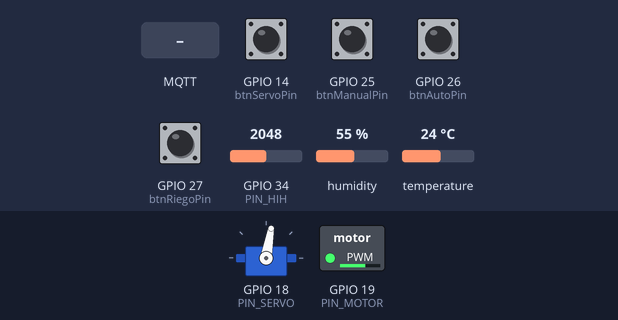
Recording of a program running on a simulated ESP32. On the bench: servo, switched loads named in the program (green lamp = pin HIGH). Wiring (inferred from the names in the program): servo: signal GPIO 18. The inputs (shaded band) are chosen by the test bench; at power-on: GPIO 14 (btnServoPin), GPIO 25 (btnManualPin), GPIO 26 (btnAutoPin), GPIO 27 (btnRiegoPin) HIGH, temperature 24 °C, GPIO 34 (PIN_HIH) = 2048, humidity 55 %. WiFi joins after 1.5 s; servers stay silent unless stated; no MQTT or app messages arrive unless stated; servo pulses on a pin are drawn as a servo (544–2400 µs = 0–180°); pins used as bus, display or sensor lines are not drawn; what the program prints to the serial monitor is not drawn.

Above: at 2.7 s.
2.8 s: temperature set to 41 °C
At 7.2 s:
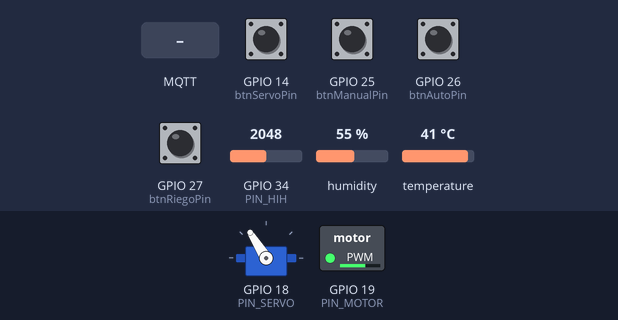
7.5 s: GPIO 25 (btnManualPin) pulled LOW for 0.15 s
At 9.1 s:
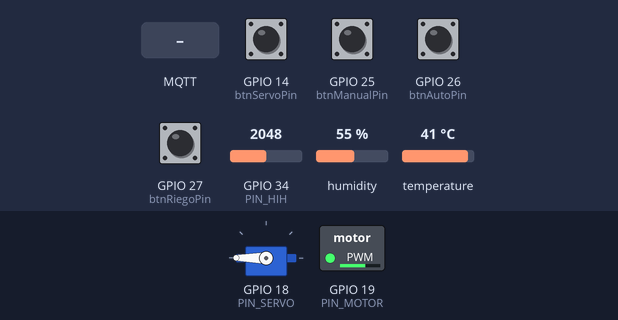
11.5 s: MQTT message "AUTO" arrives on the first subscribed topic
At 16.1 s:
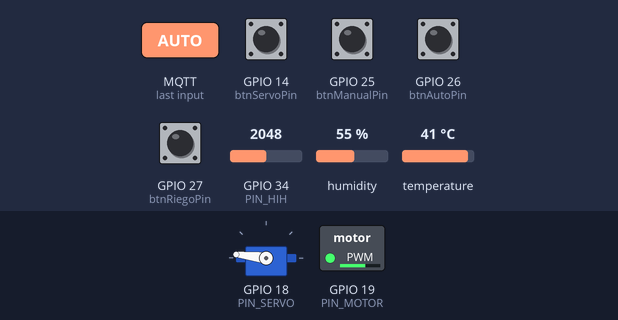
16.5 s: GPIO 34 (PIN_HIH) set to 2866
At 19.2 s:
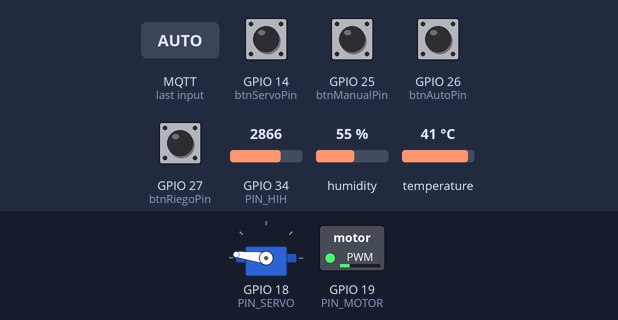
19.5 s: temperature set to 36 °C
23.2 s: temperature set to 33 °C
Timing chart, 0 to 47.5 s (numbered marks = the images above; inputs shaded):
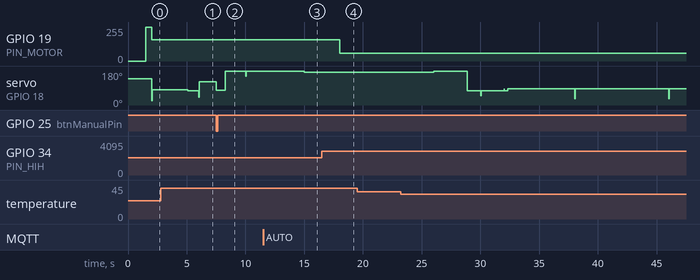

Measured:
- after the input at 7.5 s, servo on GPIO 18 (PIN_SERVO): 122° → 77° at once, → 180° 0.77 s later
- after the input at 11.5 s, servo on GPIO 18 (PIN_SERVO): 180° → 173° after 3.5 s
- after the input at 16.5 s, GPIO 19 (PIN_MOTOR): 160/255 → 60/255 after 1.5 s

The program:

main.cpp
```cpp
#include <Arduino.h>
#include <esp_task_wdt.h>

#include "Sensores.h"
#include "MotorPrincipal.h"
#include "ServoTapa.h"
#include "ComunicacionIoT.h"

// =====================================================
// VARIABLES MQTT
// =====================================================
String ultimoComandoTapa = "";
String ultimoComandoBomba = "";
String ultimoComandoModo = "";

// =====================================================
// BOTONES
// =====================================================
const int btnServoPin  = 14;
const int btnRiegoPin  = 27;
const int btnAutoPin   = 26;
const int btnManualPin = 25;

// =====================================================
// TIEMPOS
// =====================================================
unsigned long tiempoAnterior = 0;

const unsigned long intervaloLectura = 2000;

unsigned long tiempoAnteriorMQTT = 0;

const unsigned long intervaloMQTT = 3000;

const unsigned long retrasoDebounce = 50;

// =====================================================
// ESTADOS
// =====================================================
bool estadoTapaAbierta = false;

bool estadoBombaActiva = false;

bool ultimoEstadoBtnServo = HIGH;

bool ultimoEstadoBtnRiego = HIGH;

bool ultimoEstadoBtnAuto = HIGH;

bool ultimoEstadoBtnManual = HIGH;

unsigned long tiempoDebounceServo = 0;

unsigned long tiempoDebounceRiego = 0;

unsigned long tiempoDebounceModos = 0;

int velocidadActualMotor = 0;

// =====================================================
// MODOS
// =====================================================
enum Modos {
  MODO_AUTOMATICO,
  MODO_MANUAL
};

Modos modoSistema = MODO_AUTOMATICO;

// =====================================================
// CALLBACK MQTT
// =====================================================
void callbackMQTT(
    char* topic,
    byte* payload,
    unsigned int length
) {

  String mensaje = "";

  for (unsigned int i = 0; i < length; i++) {

    mensaje += (char)payload[i];
  }

  Serial.print("\n[MQTT] ");
  Serial.print(topic);
  Serial.print(" -> ");
  Serial.println(mensaje);

  // =================================================
  // CAMBIO DE MODO
  // =================================================
  if (String(topic) == "agromist/cmd/modo") {

    if (mensaje == ultimoComandoModo)
      return;

    ultimoComandoModo = mensaje;

    if (mensaje == "AUTO") {

      modoSistema = MODO_AUTOMATICO;

      Serial.println("Modo AUTOMÁTICO");
    }
    else if (mensaje == "MANUAL") {

      modoSistema = MODO_MANUAL;

      ultimoEstadoBtnRiego = HIGH;

      Serial.println("Modo MANUAL");
    }
  }

  // SOLO MANUAL
  if (modoSistema != MODO_MANUAL)
    return;

  // =================================================
  // BOMBA
  // =================================================
  if (String(topic) == "agromist/cmd/bomba") {

    if (mensaje == ultimoComandoBomba)
      return;

    ultimoComandoBomba = mensaje;

    if (mensaje == "ON") {

      estadoBombaActiva = true;

      velocidadActualMotor = TIMER_TOP / 2;

      fijarVelocidadMotor(velocidadActualMotor);

      Serial.println("Bomba ON");
    }
    else if (mensaje == "OFF") {

      estadoBombaActiva = false;

      velocidadActualMotor = 0;

      fijarVelocidadMotor(0);

      Serial.println("Bomba OFF");
    }
  }

  // =================================================
  // TAPA
  // =================================================
  if (String(topic) == "agromist/cmd/tapa") {

    if (mensaje == ultimoComandoTapa)
      return;

    ultimoComandoTapa = mensaje;

    if (mensaje == "OPEN") {

      estadoTapaAbierta = true;

      moverTapa(ANGULO_TAPA_ABIERTA);
    }
    else if (mensaje == "CLOSE") {

      estadoTapaAbierta = false;

      moverTapa(ANGULO_TAPA_CERRADA);
    }
  }
}

// =====================================================
// SETUP
// =====================================================
void setup() {

  Serial.begin(115200);

  // WATCHDOG NUEVO ESP32 CORE 3.x
  esp_task_wdt_config_t wdt_config = {
      .timeout_ms = 10000,
      .idle_core_mask = (1 << portNUM_PROCESSORS) - 1,
      .trigger_panic = true
  };

  esp_task_wdt_init(&wdt_config);

  esp_task_wdt_add(NULL);

  inicializarSensores();

  inicializarMotor();

  inicializarServo();

  inicializarIoT(callbackMQTT);

  pinMode(btnServoPin, INPUT_PULLUP);

  pinMode(btnRiegoPin, INPUT_PULLUP);

  pinMode(btnAutoPin, INPUT_PULLUP);

  pinMode(btnManualPin, INPUT_PULLUP);

  moverTapa(ANGULO_TAPA_CERRADA);

  Serial.println("Sistema iniciado");
}

// =====================================================
// LOOP
// =====================================================
void loop() {

  actualizarServo();

  procesarIoT();

  unsigned long tiempoActual = millis();

  // =================================================
  // BOTONES DE MODO
  // =================================================
  int lecturaBtnAuto = digitalRead(btnAutoPin);

  int lecturaBtnManual = digitalRead(btnManualPin);

  if (tiempoActual - tiempoDebounceModos > retrasoDebounce) {

    if (lecturaBtnAuto == LOW &&
        ultimoEstadoBtnAuto == HIGH) {

      modoSistema = MODO_AUTOMATICO;

      Serial.println("Modo AUTOMÁTICO");

      tiempoDebounceModos = tiempoActual;
    }

    if (lecturaBtnManual == LOW &&
        ultimoEstadoBtnManual == HIGH) {

      modoSistema = MODO_MANUAL;

      ultimoEstadoBtnRiego = HIGH;

      Serial.println("Modo MANUAL");

      tiempoDebounceModos = tiempoActual;
    }

    ultimoEstadoBtnAuto = lecturaBtnAuto;

    ultimoEstadoBtnManual = lecturaBtnManual;
  }

  // =================================================
  // ACTUALIZAR SENSORES
  // =================================================
  if (tiempoActual - tiempoAnterior >= intervaloLectura) {

    tiempoAnterior = tiempoActual;

    actualizarSensores();
  }

  float humedad = obtenerHumedad();

  float temperatura = obtenerTemperatura();

  // =================================================
  // MODO AUTOMÁTICO
  // =================================================
  if (modoSistema == MODO_AUTOMATICO) {

    // ---------------- BOMBA ----------------
    if (humedad < 40 && !estadoBombaActiva) {

      estadoBombaActiva = true;
    }
    else if (humedad > 75 && estadoBombaActiva) {

      estadoBombaActiva = false;
    }

    if (estadoBombaActiva) {

      velocidadActualMotor =
          (int)((80.0 - humedad) *
          TIMER_TOP / 40.0);

      velocidadActualMotor =
          constrain(
              velocidadActualMotor,
              0,
              TIMER_TOP
          );
    }
    else {

      velocidadActualMotor = 0;
    }

    fijarVelocidadMotor(velocidadActualMotor);

    // ---------------- TAPA ----------------
    if (temperatura >= 35.0) {

      estadoTapaAbierta = true;

      moverTapa(ANGULO_TAPA_ABIERTA);
    }
    else if (temperatura <= 15.0) {

      estadoTapaAbierta = false;

      moverTapa(ANGULO_TAPA_CERRADA);
    }
    else {

      estadoTapaAbierta =
          controlarTapaAutomatica(
              humedad,
              estadoTapaAbierta
          );
    }
  }

  // =================================================
  // MODO MANUAL
  // =================================================
  else {

    // ---------------- TAPA ----------------
    int lecturaBtnServo =
        digitalRead(btnServoPin);

    if (tiempoActual - tiempoDebounceServo >
        retrasoDebounce) {

      if (lecturaBtnServo == LOW &&
          ultimoEstadoBtnServo == HIGH) {

        estadoTapaAbierta =
            !estadoTapaAbierta;

        moverTapa(
            estadoTapaAbierta
              ? ANGULO_TAPA_ABIERTA
              : ANGULO_TAPA_CERRADA
        );

        tiempoDebounceServo =
            tiempoActual;
      }

      ultimoEstadoBtnServo =
          lecturaBtnServo;
    }

    // ---------------- BOMBA ----------------
    int lecturaBtnRiego =
        digitalRead(btnRiegoPin);

    if (tiempoActual - tiempoDebounceRiego >
        retrasoDebounce) {

      if (lecturaBtnRiego == LOW &&
          ultimoEstadoBtnRiego == HIGH) {

        estadoBombaActiva =
            !estadoBombaActiva;

        if (estadoBombaActiva) {

          velocidadActualMotor =
              TIMER_TOP / 2;
        }
        else {

          velocidadActualMotor = 0;
        }

        fijarVelocidadMotor(
            velocidadActualMotor
        );

        tiempoDebounceRiego =
            tiempoActual;
      }

      ultimoEstadoBtnRiego =
          lecturaBtnRiego;
    }
  }

  // =================================================
  // TELEMETRÍA MQTT
  // =================================================
  if (tiempoActual - tiempoAnteriorMQTT >=
      intervaloMQTT) {

    tiempoAnteriorMQTT = tiempoActual;

    publicarDatos(
        humedad,
        temperatura,
        velocidadActualMotor,
        estadoTapaAbierta,
        (int)modoSistema
    );
  }

  esp_task_wdt_reset();
}
```

ComunicacionIoT.cpp
```cpp
#include "ComunicacionIoT.h"
#include <WiFi.h>
#include <PubSubClient.h>
#include <WiFiClientSecure.h>

// --- CREDENCIALES DE RED Y BROKER (Completa con tus datos de HiveMQ) ---
const char* ssid        = "USTA_Estudiantes";
const char* password    = "#soytomasino";
const char* mqtt_server = "0f28df32393840c09e3e44067bb69677.s1.eu.hivemq.cloud";
const int mqtt_port     = 8883;
const char* mqtt_user   = "userofagromist";
const char* mqtt_pass   = "12345678aA";

WiFiClientSecure espClient;
PubSubClient client(espClient);

unsigned long ultimoIntentoReconexion = 0;
const unsigned long intervaloReconexion = 5000; // Intentar conectar cada 5s sin bloquear

void verificarConexionMQTT() {
  if (client.connected()) return;

  unsigned long tiempoActual = millis();
  if (tiempoActual - ultimoIntentoReconexion >= intervaloReconexion) {
    ultimoIntentoReconexion = tiempoActual;
    Serial.print("Intentando conexión MQTT asíncrona...");

    // Generamos un ID de cliente único basado en la MAC del ESP32
    String clientID = "ESP32_AgroMist_" + String((uint32_t)ESP.getEfuseMac(), HEX);

    if (client.connect(clientID.c_str(), mqtt_user, mqtt_pass)) {
      Serial.println("¡Conectado a HiveMQ Cloud!");
      // Nos suscribimos a los tópicos de control remoto de Node-RED
      client.subscribe("agromist/cmd/modo");
      client.subscribe("agromist/cmd/bomba");
      client.subscribe("agromist/cmd/tapa");
    } else {
      Serial.print("Falló, código de error: ");
      Serial.println(client.state());
    }
  }
}

void inicializarIoT(MqttCallback callback) {
  Serial.println("\nConectando Wi-Fi...");
  WiFi.begin(ssid, password);
  WiFi.setSleep(false);

  // Un pequeño bucle inicial de espera para asegurar el arranque
  int intentos = 0;
  while (WiFi.status() != WL_CONNECTED && intentos < 20) {
    delay(500);
    Serial.print(".");
    intentos++;
  }

  if(WiFi.status() == WL_CONNECTED) {
    Serial.println("\nWi-Fi Conectado con éxito.");
    Serial.print("Dirección IP: "); Serial.println(WiFi.localIP());
  } else {
    Serial.println("\nWi-Fi en segundo plano (reconectando de forma asíncrona)...");
  }

  // Configuración de Seguridad TLS Obligatoria para HiveMQ Cloud
  espClient.setInsecure();

  client.setServer(mqtt_server, mqtt_port);
  client.setCallback(callback);
}

void procesarIoT() {
  // Si el Wi-Fi se cae, el core del ESP32 intenta reconectar solo gracias a WiFi.begin()
  if (WiFi.status() == WL_CONNECTED) {
    verificarConexionMQTT();
    client.loop();
  }
}

void publicarDatos(float humedad, float temperatura, int velocidadMotor, bool tapaAbierta, int modo) {
  if (!client.connected()) return;

  // Agregamos la propiedad "temp" al JSON
  String jsonTelemetria = "{\"humedad\":" + String(humedad, 1) +
                          ",\"temp\":" + String(temperatura, 1) +
                          ",\"bomba\":" + String(velocidadMotor) +
                          ",\"tapa\":" + String(tapaAbierta ? 1 : 0) +
                          ",\"modo\":" + String(modo) + "}";

  client.publish("agromist/telemetria", jsonTelemetria.c_str());
}
```

ComunicacionIoT.h
```cpp
#ifndef COMUNICACION_IOT_H
#define COMUNICACION_IOT_H

#include <Arduino.h>

// Declaración de la función callback para recibir comandos externos
typedef void (*MqttCallback)(char* topic, byte* payload, unsigned int length);

void inicializarIoT(MqttCallback callback);
void procesarIoT();
void publicarDatos(float humedad, float temperatura, int velocidadMotor, bool tapaAbierta, int modo);

#endif
```

MotorPrincipal.cpp
```cpp
#include "MotorPrincipal.h"

const int FREQ_MOTOR = 10000;
const int RES_MOTOR = 10;

void inicializarMotor() {

  ledcAttach(PIN_MOTOR, FREQ_MOTOR, RES_MOTOR);

  fijarVelocidadMotor(0);
}

void fijarVelocidadMotor(unsigned int duty) {

  duty = constrain(duty, 0, TIMER_TOP);

  ledcWrite(PIN_MOTOR, duty);
}
```

MotorPrincipal.h
```cpp
#ifndef MOTOR_PRINCIPAL_H
#define MOTOR_PRINCIPAL_H

#include <Arduino.h>

const int PIN_MOTOR = 19;
const int TIMER_TOP = 1023; // Resolución de 10 bits (0 - 1023)

void inicializarMotor();
void fijarVelocidadMotor(unsigned int duty);
void controlarMotorAutomatico(float humedad);

#endif
```

Sensores.cpp
```cpp
#include "Sensores.h"
#include <DHT.h>

#define DHTTYPE DHT11

DHT dht(PIN_DHT, DHTTYPE);

float humedadCache = 0;
float temperaturaCache = 0;

void inicializarSensores() {

  dht.begin();

  pinMode(PIN_HIH, INPUT);
}

void actualizarSensores() {

  float humedadDHT = dht.readHumidity();

  float temperatura = dht.readTemperature();

  int lecturaADC = analogRead(PIN_HIH);

  float voltaje = lecturaADC * (3.3 / 4095.0);

  float humedadHIH =
      (voltaje / 3.3 - 0.1515) / 0.00636;

  humedadHIH = constrain(humedadHIH, 0, 100);

  if (isnan(humedadDHT)) {

    humedadDHT = humedadHIH;
  }

  humedadCache =
      (humedadDHT + humedadHIH) / 2.0;

  if (!isnan(temperatura)) {

    temperaturaCache = temperatura;
  }
}

float obtenerHumedad() {

  return humedadCache;
}

float obtenerTemperatura() {

  return temperaturaCache;
}
```

Sensores.h
```cpp
#ifndef SENSORES_H
#define SENSORES_H

#include <Arduino.h>

const int PIN_DHT = 4;
const int PIN_HIH = 34;

void inicializarSensores();

void actualizarSensores();

float obtenerHumedad();

float obtenerTemperatura();

#endif
```

ServoTapa.cpp
```cpp
#include "ServoTapa.h"

// ---------------- CALIBRACIÓN ----------------
const int PULSO_MIN_REAL = 620;
const int PULSO_MAX_REAL = 2250;

// ---------------- VARIABLES PWM ----------------
volatile long tiempoPulsoActual = PULSO_MIN_REAL;

long pulsoObjetivo = PULSO_MIN_REAL;

unsigned long servoUltimoCambio = 0;

bool estadoPinServo = LOW;

// ---------------- RAMPA ----------------
unsigned long tiempoUltimoPasoRampa = 0;

const unsigned long velocidadServoMs = 15;

const int pasoMicrosegundos = 5;

// =====================================================
// INICIALIZAR
// =====================================================
void inicializarServo() {

  pinMode(PIN_SERVO, OUTPUT);

  digitalWrite(PIN_SERVO, LOW);

  servoUltimoCambio = micros();
}

// =====================================================
// MOVER TAPA
// =====================================================
void moverTapa(int grados) {

  grados = constrain(grados, 0, 100);

  pulsoObjetivo = map(
      grados,
      100,
      0,
      PULSO_MIN_REAL,
      PULSO_MAX_REAL
  );

  Serial.print("[SERVO] Angulo -> ");
  Serial.println(grados);
}

// =====================================================
// ACTUALIZAR SERVO
// =====================================================
void actualizarServo() {

  unsigned long tiempoActualMs = millis();

  // ---------------- RAMPA SUAVE ----------------
  if (tiempoActualMs - tiempoUltimoPasoRampa >= velocidadServoMs) {

    tiempoUltimoPasoRampa = tiempoActualMs;

    if (tiempoPulsoActual < pulsoObjetivo) {

      tiempoPulsoActual += pasoMicrosegundos;

      if (tiempoPulsoActual > pulsoObjetivo) {
        tiempoPulsoActual = pulsoObjetivo;
      }
    }
    else if (tiempoPulsoActual > pulsoObjetivo) {

      tiempoPulsoActual -= pasoMicrosegundos;

      if (tiempoPulsoActual < pulsoObjetivo) {
        tiempoPulsoActual = pulsoObjetivo;
      }
    }
  }

  // ---------------- PWM CONTINUO ----------------
  unsigned long microsActuales = micros();

  long tiempoEspera = estadoPinServo
                        ? tiempoPulsoActual
                        : (20000 - tiempoPulsoActual);

  if (microsActuales - servoUltimoCambio >= tiempoEspera) {

    estadoPinServo = !estadoPinServo;

    digitalWrite(PIN_SERVO, estadoPinServo);

    servoUltimoCambio = microsActuales;
  }
}

// =====================================================
// CONTROL AUTOMÁTICO
// =====================================================
bool controlarTapaAutomatica(
    float humedad,
    bool estadoActual
) {

  // Mucha humedad -> abrir
  if (humedad >= 75.0 && !estadoActual) {

    moverTapa(ANGULO_TAPA_ABIERTA);

    return true;
  }

  // Humedad normal -> cerrar
  if (humedad < 75.0 && estadoActual) {

    moverTapa(ANGULO_TAPA_CERRADA);

    return false;
  }

  return estadoActual;
}
```

ServoTapa.h
```cpp
#ifndef SERVO_TAPA_H
#define SERVO_TAPA_H

#include <Arduino.h>

const int PIN_SERVO = 18;

// ---------------- ÁNGULOS REALES ----------------
// ABIERTA = 0°
// CERRADA = 100°
const int ANGULO_TAPA_ABIERTA = 0;
const int ANGULO_TAPA_CERRADA = 100;

// ---------------- FUNCIONES ----------------
void inicializarServo();

void moverTapa(int grados);

void actualizarServo();

bool controlarTapaAutomatica(
    float humedad,
    bool estadoActual
);

#endif
```
